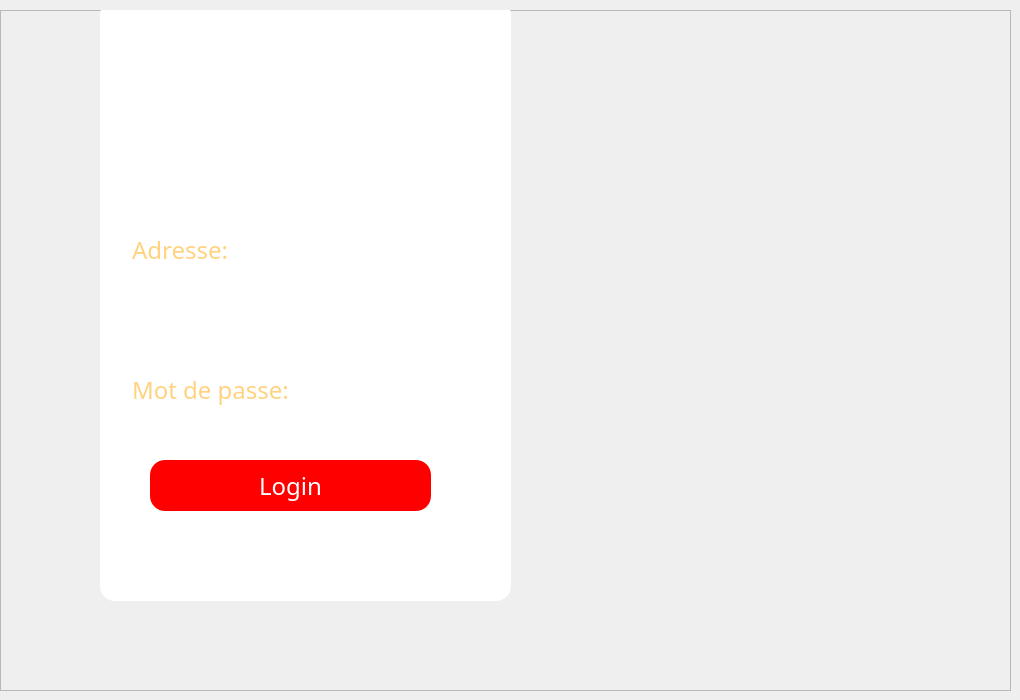
    <widget class="QWidget" name="login">
     <widget class="QFrame" name="frame_2">
      <property name="geometry">
       <rect>
        <x>0</x>
        <y>10</y>
        <width>1011</width>
        <height>681</height>
       </rect>
      </property>
      <property name="styleSheet">
       <string notr="true">background-image: url(:/new/prefix1/image/oui.png);</string>
      </property>
      <property name="frameShape">
       <enum>QFrame::StyledPanel</enum>
      </property>
      <property name="frameShadow">
       <enum>QFrame::Raised</enum>
      </property>
      <widget class="QFrame" name="frame">
       <property name="geometry">
        <rect>
         <x>100</x>
         <y>-10</y>
         <width>411</width>
         <height>601</height>
        </rect>
       </property>
       <property name="styleSheet">
        <string notr="true">

QFrame {
	background-color: rgb(255, 255, 255);
}
*{font-family:century gothic ; 
font-size:24px
}
QFrame {
	background-color: rgb(255, 255, 255);
baground:white ; 
border-radius : 15px ; 

}
#Form {


}
QPushButton
{
 background:red ; 
border-radius:60px ; 
}
QToolButton
{
 background:red ; 
border-radius:60px ; 
}
QLabel {
color:white ; 
background:transparent
}
QPushButton 
{color:white ; 
border-raduis:15x ; 
}
QPushButton:hover 
{color:#333 ; 
border-raduis:15x ;
background:#49ebff ;  
}
QLineEdit {
background: transparent ; 
border:none ; 
color: #717072 ; 
border-bottom:1px solid white  ; 
}</string>
       </property>
       <property name="frameShape">
        <enum>QFrame::StyledPanel</enum>
       </property>
       <property name="frameShadow">
        <enum>QFrame::Raised</enum>
       </property>
       <widget class="QLabel" name="label_6">
        <property name="geometry">
         <rect>
          <x>70</x>
          <y>0</y>
          <width>281</width>
          <height>51</height>
         </rect>
        </property>
        <property name="styleSheet">
         <string notr="true">*{ font-family:century gothic ; 
     font-size:24px ; 
}
QFrame {
baground:#717072 ;
}</string>
        </property>
        <property name="text">
         <string>            BIENVENUE</string>
        </property>
       </widget>
       <widget class="QPushButton" name="btn_login">
        <property name="geometry">
         <rect>
          <x>50</x>
          <y>460</y>
          <width>281</width>
          <height>51</height>
         </rect>
        </property>
        <property name="styleSheet">
         <string notr="true">QPushButton
{
background:rgb(255, 0,0 );
border-radius :60px;
}

QPushButton
{
	font: 75 12pt &quot;MS Shell Dlg 2&quot;;

	color: rgb(255, 255, 255);
border-radius:15px;
}
QPushButton:hover
{
color : #333;
border-radius:15px;
background:orange;
}</string>
        </property>
        <property name="text">
         <string>Login</string>
        </property>
       </widget>
       <widget class="QLineEdit" name="log_add">
        <property name="geometry">
         <rect>
          <x>30</x>
          <y>230</y>
          <width>351</width>
          <height>41</height>
         </rect>
        </property>
        <property name="styleSheet">
         <string notr="true"> color:orange;
</string>
        </property>
        <property name="text">
         <string/>
        </property>
        <property name="placeholderText">
         <string>Adresse:</string>
        </property>
       </widget>
       <widget class="QLineEdit" name="logpass">
        <property name="geometry">
         <rect>
          <x>30</x>
          <y>370</y>
          <width>351</width>
          <height>41</height>
         </rect>
        </property>
        <property name="contextMenuPolicy">
         <enum>Qt::PreventContextMenu</enum>
        </property>
        <property name="styleSheet">
         <string notr="true">
 color:orange;</string>
        </property>
        <property name="text">
         <string/>
        </property>
        <property name="echoMode">
         <enum>QLineEdit::Password</enum>
        </property>
        <property name="placeholderText">
         <string>Mot de passe:</string>
        </property>
       </widget>
       <widget class="QLabel" name="label_7">
        <property name="geometry">
         <rect>
          <x>30</x>
          <y>200</y>
          <width>171</width>
          <height>21</height>
         </rect>
        </property>
        <property name="styleSheet">
         <string notr="true">*{ font-family:century gothic ; 
     font-size:24px ; 
}
QFrame {
baground:#717072 ;
}</string>
        </property>
        <property name="text">
         <string>Adresse</string>
        </property>
       </widget>
       <widget class="QLabel" name="label_8">
        <property name="geometry">
         <rect>
          <x>30</x>
          <y>330</y>
          <width>171</width>
          <height>51</height>
         </rect>
        </property>
        <property name="styleSheet">
         <string notr="true">*{ font-family:century gothic ; 
     font-size:24px ; 
}
QFrame {
baground:#717072 ;
}</string>
        </property>
        <property name="text">
         <string>Mot de passe</string>
        </property>
       </widget>
       <widget class="QFrame" name="car">
        <property name="geometry">
         <rect>
          <x>450</x>
          <y>320</y>
          <width>211</width>
          <height>121</height>
         </rect>
        </property>
        <layout class="QHBoxLayout" name="horizontalLayout_2"/>
       </widget>
      </widget>
     </widget>
    </widget>
